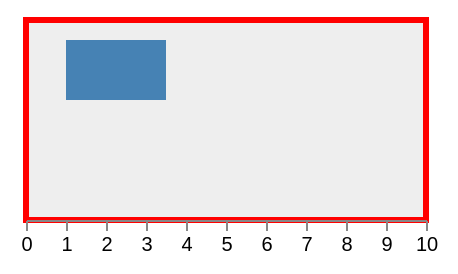

Vega-Lite specification stored for this chart:
### Vega specification from a JSON file in a GitHub repository (floating-point values rounded to 4 significant figures)
{"$schema": "https://vega.github.io/schema/vega/v6.json", "width": 200, "height": 100, "padding": 10, "scales": [{"name": "x", "type": "linear", "domain": [0, 10], "range": "width"}], "axes": [{"orient": "bottom", "scale": "x"}], "marks": [{"type": "rect", "encode": {"update": {"x": {"value": 20}, "y": {"value": 10}, "width": {"value": 50}, "height": {"value": 30}, "fill": {"value": "steelblue"}}}}], "encode": {"enter": {"fill": {"value": "#eeeeee"}, "stroke": {"value": "red"}, "strokeWidth": {"value": 3}}}}
